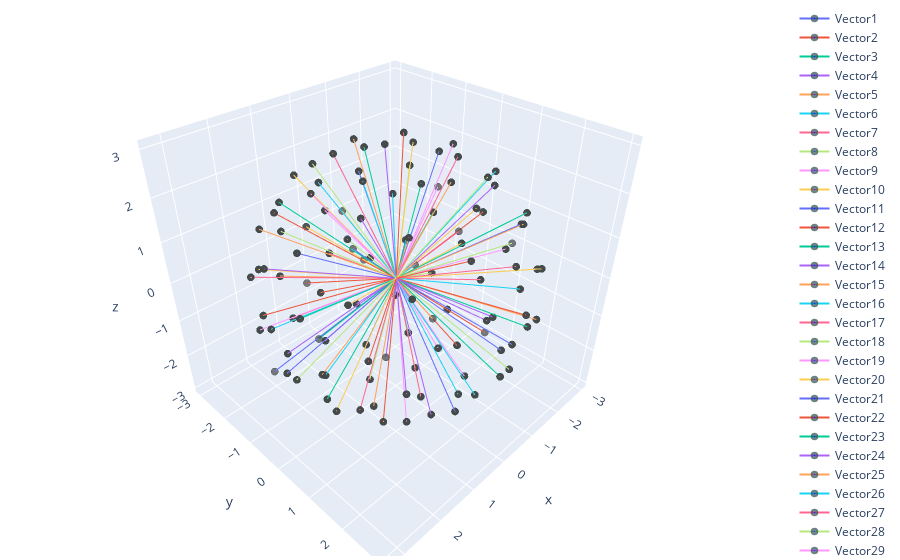

Notebook cell for this chart:
### Code cell
D = []
for i in SphereList:
    D.append(i)
for i in Molecule.positions:
    D.append(i)
vector_plot(D)
